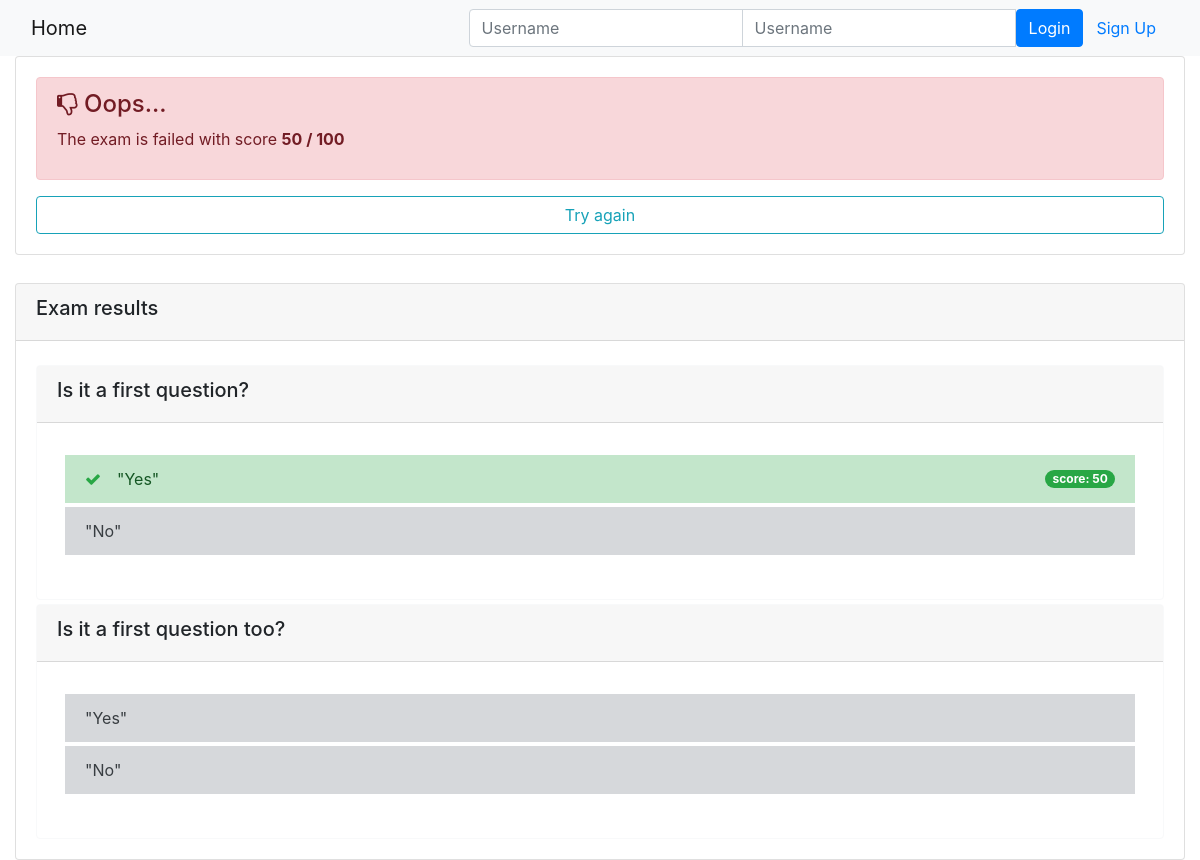
Page /onlinecourse/course/1/submission/1/result/ on the committed database.
### onlinecourse/models.py (models this page shows, shortened)
class Question(models.Model):
    lesson = models.ForeignKey(Lesson, on_delete=models.CASCADE)
    question_text = models.CharField(max_length=1000)
    question_grade = models.IntegerField(default=0)

class Choice(models.Model):
    question = models.ForeignKey(Question, on_delete=models.CASCADE)
    choice_content = models.CharField(max_length=1000, default="enter answer")
    choice_is_correct = models.BooleanField(default=False)

### onlinecourse/views.py (the view)
# urls.py: path('course/<int:course_id>/submission/<int:submission_id>/result/', views.show_exam_result, name = 'show_exam_result'),
def show_exam_result(request, course_id, submission_id):
    context = {}
    course = Course.objects.get(id = course_id)
    submit = Submission.objects.get(id = submission_id)
    selected = Submission.objects.filter(id = submission_id).values_list('choices',flat = True)
    score = 0
    is_got_score = False
    for i in submit.choices.all().filter(choice_is_correct=True).values_list('question_id'):
        is_got_score = is_got_score and Question.objects.filter(id=i[0]).first().is_get_score(selected)
        score += Question.objects.filter(id=i[0]).first().question_grade
    context['selected'] = selected
    context['question_grade'] = score
    context['is_got_score'] = is_got_score
    context['course'] = course
    print(context)
    return  render(request, 'onlinecourse/exam_result_bootstrap.html', context)

### onlinecourse/models.py (called while the page is built)
    def __str__(self):
        return "Name: " + self.name + "," + "Description: " + self.description

### onlinecourse/templates/onlinecourse/exam_result_bootstrap.html (shortened to what this page needs)
<!DOCTYPE html>
<html lang="en">
<head>
    {% load static %}
    <link rel="stylesheet" href="https://maxcdn.bootstrapcdn.com/bootstrap/4.5.2/css/bootstrap.min.css" />
    <link rel="stylesheet" href="https://cdnjs.cloudflare.com/ajax/libs/font-awesome/4.7.0/css/font-awesome.min.css" />
</head>
<body>
    <nav class="navbar navbar-light bg-light">
        <div class="container-fluid">
            <div class="navbar-header">
                <a class="navbar-brand" href="{% url 'onlinecourse:index' %}">Home</a>
            </div>
            <ul class="nav navbar-nav navbar-right">
                {% if user.is_authenticated %}
                <li>
                    <a class="btn btn-link" href="#">{{ user.first_name }}({{ user.username }})</a>
                    <a class="btn btn-link" href="{% url 'onlinecourse:logout' %}">Logout</a>
                </li>
                {% else %}
                <li>
                    <form class="form-inline" action="{% url 'onlinecourse:login' %}" method="post">
                        <div class="input-group">
                            <input type="text" class="form-control" placeholder="Username" name="username" />
                            <input type="password" class="form-control" placeholder="Username" name="psw" />
                            <button class="btn btn-primary" type="submit">
                                Login
                            </button>
                            <a class="btn btn-link" href="{% url 'onlinecourse:registration' %}">Sign Up</a>
                        </div>
                    </form>
                </li>
                {% endif %}
            </ul>
        </div>
    </nav>
    <div class="container-fluid">
        <div class="card">
            <div class="card-body">
                {% if question_grade > 80 %}
                <div class="alert alert-success mb-0">
                    <h4 class="alert-heading">
                        <i class="fa fa-thumbs-o-up"></i>
                        Well done, {{user.username}}!
                    </h4>
                    <p>
                        You have passed the exam and completed the course
                        with score <b>{{question_grade}} / 100 </b>
                    </p>
                </div>
                {% else %}
                <div class="alert alert-danger">
                    <h4 class="alert-heading">
                        <i class="fa fa-thumbs-o-down"></i>
                        Oops...
                    </h4>
                    <p>
                        The exam is failed with score
                        <b>{{question_grade}} / 100 </b>
                    </p>
                </div>
                <a class="btn btn btn-outline-info btn-block"
                    href="{% url 'onlinecourse:course_details' course.id %}">Try again</a>
                {% endif %}
            </div>
        </div>
        <br />
        <div class="card-columns-vertical mt-1">
            <div class="card mt-1">
                <div class="card-header">
                    <h5>Exam results</h5>
                </div>
                <div class="card-body">
                    {% for lesson in course.lesson_set.all %}
                    {% for question in lesson.question_set.all %}
                    <div class="card border-light mt-1">
                        <div class="card-header">
                            <h5>{{ question.question_text}}</h5>
                        </div>
                        <div class="card-body">
                            <div class="form-group p-2">
                                {% for choice in question.choice_set.all %}
                                <ul class="list-group list-group-flush">
                                    {% if choice.id in selected %}
                                    {% if choice.choice_is_correct == True %}
                                    <li
                                        class="list-group-item list-group-item-success d-flex justify-content-between align-items-center mt-1">
                                        <span class="d-flex align-items-center">
                                            <i class="fa fa-check text-success mr-3"></i>
                                            "{{choice.choice_content}}"
                                        </span>
                                        <span class="badge badge-success badge-pill">
                                            score: {{question.question_grade}}
                                        </span>
                                    </li>
                                    {% else %}
                                    <li class="list-group-item list-group-item-danger d-flex align-items-center mt-1">
                                        <i class="fa fa-close text-danger"></i>
                                        <span class="ml-3">"{{choice.choice_content}}"
                                            (score: 0)</span>
                                    </li>
                                    {% endif %}
                                    {% else %}
                                    <li class="list-group-item mt-1 list-group-item-secondary">
                                        <span>"{{choice.choice_content}}"</span>
                                    </li>
                                    {% endif %}
                                </ul>
                                {% endfor %}
                            </div>
                        </div>
                    </div>
                    {% endfor %}
                    {% endfor %}
                </div>
            </div>
        </div>
    </div>
</body>
</html>

### rows in the picture
Question: question_text "Is it a first question?", question_grade "50"
Choice: choice_content "Yes"
Choice: choice_content "No"
Question: question_text "Is it a first question too?"
Choice: choice_content "Yes"
Choice: choice_content "No"

### other values in the picture
{{ question_grade }} "50"
